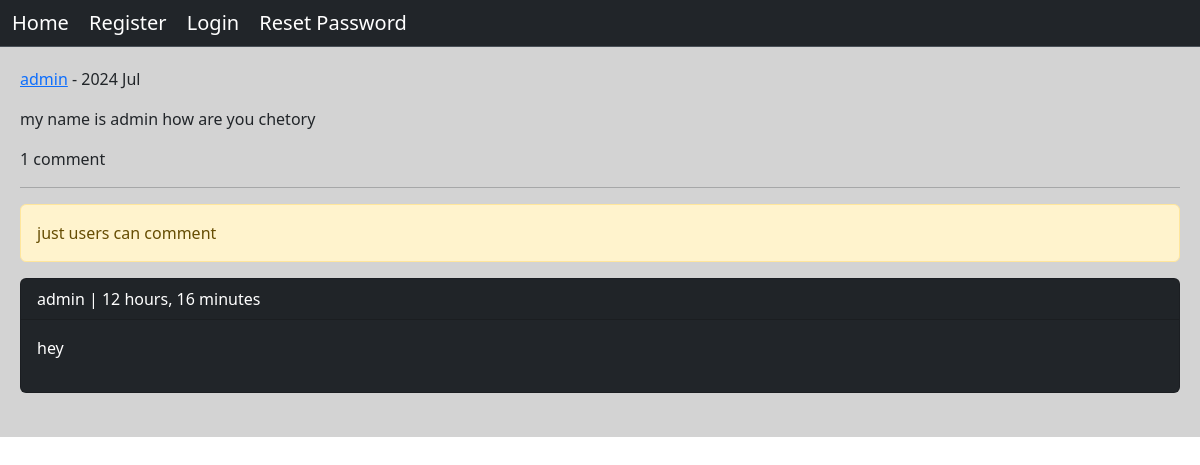
Screenshot of /post/4/my-name-is-admin-how-are-you with the database file from the repository.
### account/models.py (models this page shows, shortened)
class Post(models.Model):
    user = models.ForeignKey(User, on_delete=models.CASCADE, related_name="user_post")
    body = models.TextField()
    slug = models.SlugField()
    created = models.DateTimeField(auto_now_add=True)
    updated = models.DateTimeField(auto_now=True)
    class Meta:
        ordering = ["-created", "slug"]

class Comment(models.Model):
    user = models.ForeignKey(User, on_delete=models.CASCADE, related_name="ucomment")
    post = models.ForeignKey(Post, on_delete=models.CASCADE, related_name="pcomment")
    reply = models.ForeignKey(
        "self", on_delete=models.CASCADE, name="rcomment", blank=True, null=True
    )
    is_reply = models.BooleanField(default=False)
    body = models.TextField(max_length=500)
    created = models.DateTimeField(auto_now_add=True)

### home/views.py (the view, shortened to what this page needs)
class PostDetailView(View):
    form_class = CommentCreateForm
    form_class_reply = CommentReplyForm
    def setup(self, request, *args, **kwargs):
        self.post_instance = get_object_or_404(
            Post, pk=kwargs["post_id"], slug=kwargs["post_slug"]
        )
        return super().setup(request, *args, **kwargs)
    def get(self, request, *args, **kwargs):
        can_like = False
        comments = self.post_instance.pcomment.filter(is_reply=False)
        if request.user.is_authenticated and self.post_instance.user_can_like(
            request.user
        ):
            can_like = True
        return render(
            request,
            "home/detail.html",
            {
                "post": self.post_instance,
                "comments": comments,
                "form": self.form_class,
                "reply_form": self.form_class_reply,
                "can_like": can_like,
            },
        )

### home/templates/home/detail.html (shortened to what this page needs)
{% extends 'base.html' %}
{% block content %}
  <p>
    <a href="{% url 'account:user_profile' post.user.id %}">{{ post.user.username }}</a> - {{ post.updated|date:'Y M' }}
  </p>
  <p>{{ post.body }}</p>
  <p>{{ comments.count }} comment</p>
  <hr />
  {% if request.user.is_authenticated %}
    <form action="" method="post">
      {% csrf_token %}
      {{ form.as_p }}
      <input type="submit" value="Send" />
    </form>
    <br />
  {% else %}
    <p class="alert alert-warning">just users can comment</p>
  {% endif %}
  {% for comment in comments %}
    <div class="card bg-dark text-white">
      <p class="card-header">{{ comment.user }} | {{ comment.created|timesince }}</p>
      <p class="card-body">{{ comment.body }}</p>
    </div>
    <br />
  {% empty %}
    <p>no comment yet</p>
  {% endfor %}
{% endblock %}

### rows the page displays
Post: user.username "admin", updated "2024 Jul", body "my name is admin how are you chetory"
Comment: user "admin", created "12 hours, 16 minutes", body "hey"

### other values shown
{{ comments.count }} "1"
